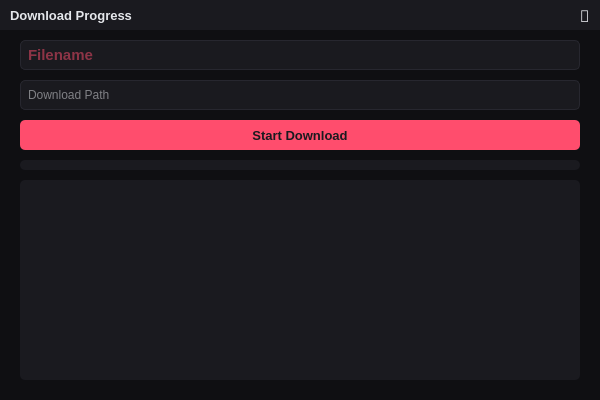
<?xml version="1.0" encoding="UTF-8"?>
<ui version="4.0">
 <class>DownloadWindow</class>
 <widget class="QMainWindow" name="DownloadWindow">
  <property name="geometry">
   <rect>
    <x>0</x>
    <y>0</y>
    <width>600</width>
    <height>400</height>
   </rect>
  </property>
  <property name="windowTitle">
   <string>Download Progress</string>
  </property>
  <property name="styleSheet">
   <string notr="true">background: #0F0F12;
border: 0;</string>
  </property>
  <widget class="QWidget" name="centralwidget">
   <property name="styleSheet">
    <string notr="true">background: #1A1A1F;</string>
   </property>
   <widget class="QFrame" name="titleFrame">
    <property name="geometry">
     <rect>
      <x>0</x>
      <y>0</y>
      <width>600</width>
      <height>30</height>
     </rect>
    </property>
    <property name="minimumSize">
     <size>
      <width>600</width>
      <height>30</height>
     </size>
    </property>
    <property name="maximumSize">
     <size>
      <width>16777215</width>
      <height>30</height>
     </size>
    </property>
    <property name="styleSheet">
     <string notr="true">background: #1A1A1F;</string>
    </property>
    <property name="frameShape">
     <enum>QFrame::Shape::StyledPanel</enum>
    </property>
    <property name="frameShadow">
     <enum>QFrame::Shadow::Raised</enum>
    </property>
    <widget class="QLabel" name="windowTitleLabel">
     <property name="geometry">
      <rect>
       <x>10</x>
       <y>0</y>
       <width>200</width>
       <height>30</height>
      </rect>
     </property>
     <property name="font">
      <font>
       <pointsize>10</pointsize>
       <bold>true</bold>
      </font>
     </property>
     <property name="styleSheet">
      <string notr="true">color: #E5E7EB;</string>
     </property>
     <property name="text">
      <string>Download Progress</string>
     </property>
     <property name="alignment">
      <set>Qt::AlignmentFlag::AlignLeading|Qt::AlignmentFlag::AlignLeft|Qt::AlignmentFlag::AlignVCenter</set>
     </property>
    </widget>
    <widget class="QPushButton" name="closeButton">
     <property name="geometry">
      <rect>
       <x>570</x>
       <y>0</y>
       <width>30</width>
       <height>30</height>
      </rect>
     </property>
     <property name="minimumSize">
      <size>
       <width>30</width>
       <height>30</height>
      </size>
     </property>
     <property name="maximumSize">
      <size>
       <width>30</width>
       <height>30</height>
      </size>
     </property>
     <property name="font">
      <font>
       <family>Font Awesome 7 Free</family>
       <pointsize>12</pointsize>
       <bold>true</bold>
      </font>
     </property>
     <property name="styleSheet">
      <string notr="true">QPushButton {
	color: #E5E7EB;
	border: 0;
}

QPushButton:hover {
	background: #EF4444;
}</string>
     </property>
     <property name="text">
      <string></string>
     </property>
    </widget>
   </widget>
   <widget class="QFrame" name="mainFrame">
    <property name="geometry">
     <rect>
      <x>0</x>
      <y>30</y>
      <width>600</width>
      <height>370</height>
     </rect>
    </property>
    <property name="styleSheet">
     <string notr="true">background: #0F0F12;</string>
    </property>
    <property name="frameShape">
     <enum>QFrame::Shape::StyledPanel</enum>
    </property>
    <property name="frameShadow">
     <enum>QFrame::Shadow::Raised</enum>
    </property>
    <widget class="QLineEdit" name="filenameEdit">
     <property name="geometry">
      <rect>
       <x>20</x>
       <y>10</y>
       <width>560</width>
       <height>30</height>
      </rect>
     </property>
     <property name="font">
      <font>
       <pointsize>11</pointsize>
       <bold>true</bold>
      </font>
     </property>
     <property name="styleSheet">
      <string notr="true">QLineEdit {
        background: #1A1A1F;
        color: #FF4D6D;
        border: 1px solid #27272F;
        border-radius: 5px;
        padding: 0 5px;
      }
      QLineEdit:focus {
        border: 1px solid #FF4D6D;
      }</string>
     </property>
     <property name="placeholderText">
      <string>Filename</string>
     </property>
    </widget>
    <widget class="QLineEdit" name="pathEdit">
     <property name="geometry">
      <rect>
       <x>20</x>
       <y>50</y>
       <width>560</width>
       <height>30</height>
      </rect>
     </property>
     <property name="font">
      <font>
       <pointsize>9</pointsize>
      </font>
     </property>
     <property name="styleSheet">
      <string notr="true">QLineEdit {
        background: #1A1A1F;
        color: #E5E7EB;
        border: 1px solid #27272F;
        border-radius: 5px;
        padding: 0 5px;
      }
      QLineEdit:focus {
        border: 1px solid #FF4D6D;
      }</string>
     </property>
     <property name="placeholderText">
      <string>Download Path</string>
     </property>
    </widget>
    <widget class="QPushButton" name="startDownloadButton">
     <property name="geometry">
      <rect>
       <x>20</x>
       <y>90</y>
       <width>560</width>
       <height>30</height>
      </rect>
     </property>
     <property name="font">
      <font>
       <pointsize>10</pointsize>
       <bold>true</bold>
      </font>
     </property>
     <property name="styleSheet">
      <string notr="true">QPushButton {
        background: #FF4D6D;
        color: #1A1A1F;
        border-radius: 5px;
      }
      QPushButton:hover {
        background: #FF1F4B;
      }
    </string>
     </property>
     <property name="text">
      <string>Start Download</string>
     </property>
    </widget>
    <widget class="QProgressBar" name="progressBar">
     <property name="geometry">
      <rect>
       <x>20</x>
       <y>130</y>
       <width>560</width>
       <height>10</height>
      </rect>
     </property>
     <property name="styleSheet">
      <string notr="true">QProgressBar {
	background-color: #1A1A1F;
	border-radius: 5px;
    border: none;
}

QProgressBar::chunk {
	background-color: #FF4D6D;
	border-radius: 5px;
}</string>
     </property>
     <property name="value">
      <number>0</number>
     </property>
     <property name="textVisible">
      <bool>false</bool>
     </property>
    </widget>
    <widget class="QTextEdit" name="logOutput">
     <property name="geometry">
      <rect>
       <x>20</x>
       <y>150</y>
       <width>560</width>
       <height>200</height>
      </rect>
     </property>
     <property name="font">
      <font>
       <family>Consolas</family>
       <pointsize>9</pointsize>
      </font>
     </property>
     <property name="styleSheet">
      <string notr="true">background: #1A1A1F;
color: #E5E7EB;
border-radius: 5px;
padding: 5px;</string>
     </property>
     <property name="readOnly">
      <bool>true</bool>
     </property>
    </widget>
   </widget>
  </widget>
 </widget>
 <resources/>
 <connections/>
</ui>
